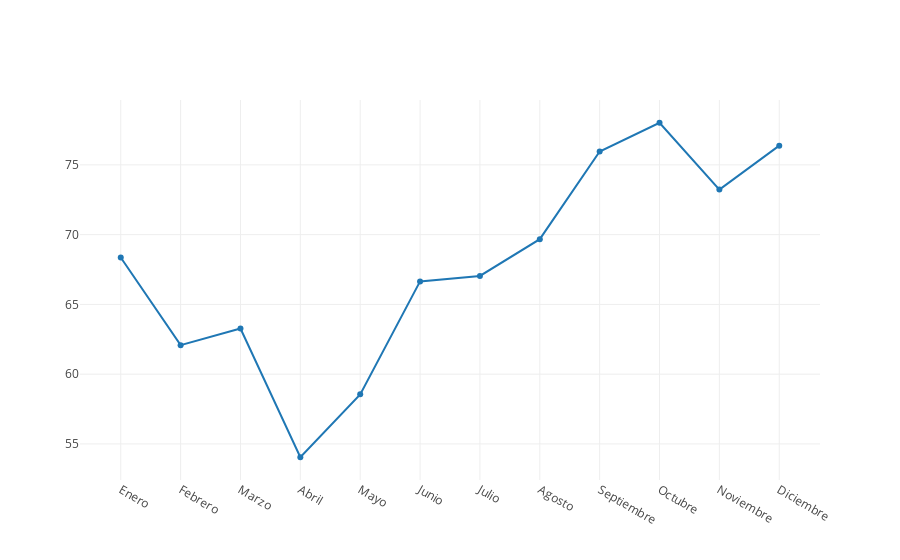

Source (notebook cell):
### Code cell
def precioHistoricoPromedioMensual = {
val df = dfMercados
    .select("Valor_Mercado_Spot", "Fecha")
    .groupBy(date_format(col("Fecha"), "MM").as("Mes"))
    .agg(avg("Valor_Mercado_Spot").as("PromedioMensual"))
    .orderBy(col("Mes"))

val seqPrecioEnergia = df.select("PromedioMensual").as[Double].collect.toSeq
val seqMeses = Seq("Enero", "Febrero", "Marzo", "Abril", "Mayo", "Junio", "Julio", "Agosto", "Septiembre", "Octubre", "Noviembre", "Diciembre")


val trace =  Scatter(seqMeses, seqPrecioEnergia, name = "€/MWh")
     
val data = Seq(trace)
plot(data)
}
precioHistoricoPromedioMensual

### Figure 1 — Plotly figure (JSON) as saved in the notebook; plotly's stock layout.template omitted (floating-point values rounded to 4 significant figures)
{"data": [{"name": "€/MWh", "type": "scatter", "x": ["Enero", "Febrero", "Marzo", "Abril", "Mayo", "Junio", "Julio", "Agosto", "Septiembre", "Octubre", "Noviembre", "Diciembre"], "y": [68.37, 62.08, 63.27, 54.05, 58.55, 66.65, 67.04, 69.68, 75.96, 78.02, 73.23, 76.38]}], "layout": {"autosize": true, "xaxis": {"autorange": true, "range": [-0.6604, 11.66], "type": "category"}, "yaxis": {"autorange": true, "range": [52.29, 79.78], "type": "linear"}}}
